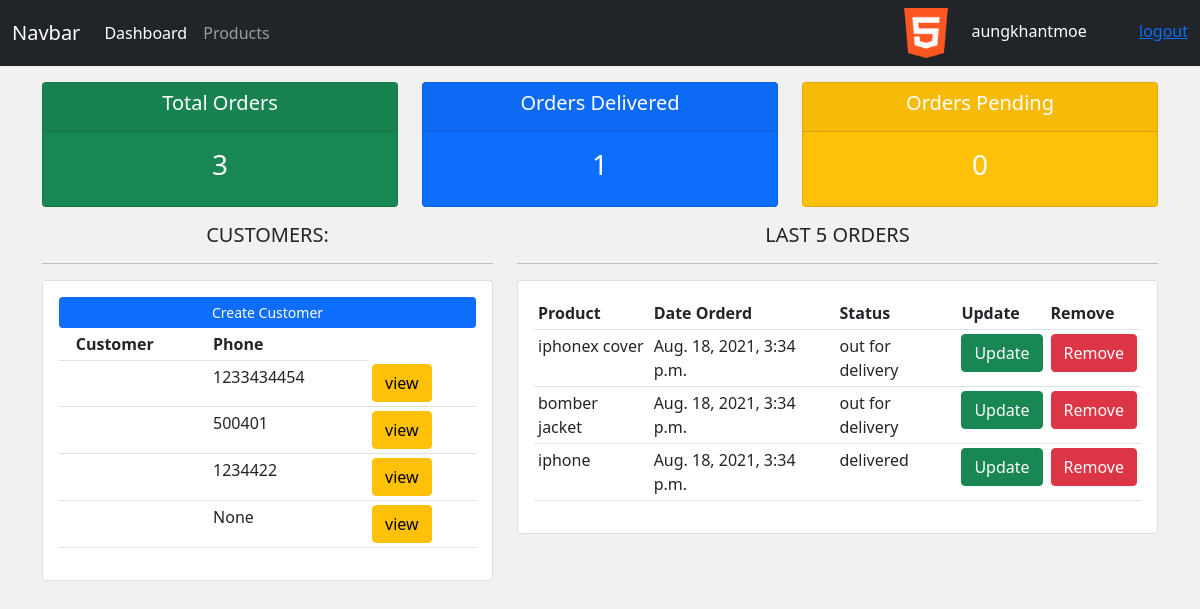
The app's page / (signed in) with its own data.
### accounts/models.py (models this page shows, shortened)
class Customer(models.Model):
    user=models.OneToOneField(User,on_delete=models.CASCADE,null=True)
    profile_pic=models.ImageField(null=True,blank=True,upload_to='static/profiles')
    email=models.CharField(max_length=200,null=True)
    phone=models.CharField(max_length=200,null=True)
    created_at=models.DateTimeField(auto_now_add=True)

class Order(models.Model):
    status=(
        ('pending','Pending'),
        ('out for delivery','Out for Delivery'),
        ('delivered','Delievered')
    )
    customer=models.ForeignKey(Customer,null=True,on_delete=models.SET_NULL)
    product=models.ForeignKey(Product,null=True,on_delete=models.SET_NULL)
    created_at=models.DateTimeField(auto_now_add=True)
    status=models.CharField(max_length=200,null=True,choices=status)

class Product(models.Model):
    category=(
        ('indoor','In Door'),
        ('outdoor','Out Door')
    )
    name=models.CharField(max_length=200,null=True)
    price=models.FloatField(null=True)
    category=models.CharField(max_length=200,null=True,choices=category)
    description=models.CharField(max_length=200,null=True,blank=True)
    created_at=models.DateTimeField(auto_now_add=True)
    tags=models.ManyToManyField(Tag)

### accounts/decorators.py (the view)
    def wrapper(request):
        if request.user.groups.first().name=='admin':
            return view_fun(request)
        if request.user.groups.first().name=='customer':
            return redirect('/customer_profile')

### accounts/views.py (called while the page is built)
@login_required(login_url='/login')
@admin_only
def dashboard(request):
    customers=Customer.objects.all()
    orders=Order.objects.all()
    total=orders.count()
    delivered=Order.objects.filter(status="delivered").count()
    pending=Order.objects.filter(status="pending").count()
    return render(request,'accounts/dashboard.html',{
        'customers':customers,
        'orders':orders,
        'total':total,
        'delivered':delivered,
        'pending':pending
    })

### accounts/templates/accounts/dashboard.html
{% extends 'accounts/master.html' %}
{% block content %}
<div class="row">
	<div class="col">
		<div class="col-md">
			<div class="card text-center text-white  mb-3 bg-success">
			  	<div class="card-header">
			  		<h5 class="card-title">Total Orders</h5>
			  	</div>
			  	<div class="card-body">
			    	<h3 class="card-title">{{total}}</h3>
			  	</div>
			</div>
		</div>
	</div>
	<div class="col">
		<div class="col-md">
			<div class="card text-center text-white  mb-3  bg-primary">
			  	<div class="card-header">
			  		<h5 class="card-title">Orders Delivered</h5>
			  	</div>
			  	<div class="card-body">
			    	<h3 class="card-title">{{delivered}}</h3>
			  	</div>
			</div>
		</div>
	</div>
	<div class="col">
		<div class="col-md">
			<div class="card text-center text-white  mb-3  bg-warning">
			  	<div class="card-header">
			  		<h5 class="card-title">Orders Pending</h5>
			  	</div>
			  	<div class="card-body">
			    	<h3 class="card-title">{{pending}}</h3>
			  	</div>
			</div>
		</div>
	</div>
</div>
<div class="row">
	<div class="col-md-5">
		<h5 class="text-center">CUSTOMERS:</h5>
		<hr>
		<div class="card card-body">
			<a class="btn btn-primary  btn-sm btn-block" href="">Create Customer</a>
			<table class="table table-sm">
				<tr>
					<th></th>
					<th>Customer</th>
					<th>Phone</th>
				</tr>
				{% for customer in customers  %}
				<tr>
						<td></td>
						<td>{{customer.name}}</td>
						<td>{{customer.phone}}</td>
						<td><a href="{%url 'customers.show' customer.id%}" class="btn btn-warning">view</a></td>
				</tr>
				{% endfor %}
			</table>
		</div>
	</div>
	<div class="col-md-7">
		<h5 class="text-center">LAST 5 ORDERS</h5>
		<hr>
		<div class="card card-body">
			<table class="table table-sm">
				<tr>
					<th>Product</th>
					<th>Date Orderd</th>
					<th>Status</th>
					<th>Update</th>
					<th>Remove</th>
				</tr>
				{% for order in orders  %}
				<tr>
					<td>{{order.product.name}}</td>
					<td>{{order.created_at}}</td>
					<td>{{order.status}}</td>
					<td><a href="{%url 'order.update' order.id%}" class="btn btn-success">Update</a></td>
					<td><a href="{%url 'order.delete' order.id%}" class="btn btn-danger">Remove</a><t/td>
				</tr>
				{% endfor %}
			</table>
		</div>
	</div>
</div>
{% endblock content %}

### accounts/templates/accounts/master.html (shortened to what this page needs)
<!DOCTYPE html>
{% load static %}
<html lang="en">
<head>
    <link href="https://cdn.jsdelivr.net/npm/bootstrap@5.1.0/dist/css/bootstrap.min.css" rel="stylesheet">
    <link rel="stylesheet" href={% static 'accounts/css/style.css' %}
</head>
<body>
    {% include 'accounts/components/navbar.html' %}
    <div class="container mt-3">
    {% block content %}{% endblock content %}
    </div>
</body>
</html>

### accounts/templates/accounts/components/navbar.html (shortened to what this page needs)
<nav class="navbar navbar-expand-lg navbar-dark bg-dark">
    <div class="container-fluid">
        <a class="navbar-brand" href="#">Navbar</a>
        {% if request.user.is_authenticated %}
        <div class="collapse navbar-collapse" id="navbarNav">
        <ul class="navbar-nav">
            <li class="nav-item">
                <a class="nav-link active" aria-current="page" href={% url 'dashboard' %}>Dashboard</a>
            </li>
            <li class="nav-item">
                <a class="nav-link" href= {% url 'products' %} >Products</a>
            </li>
        </ul>
        </div>
        {% endif %}
        {% if request.user.is_authenticated %}
            <div class="text-white">
                <img src="{{request.user.customer.profile_pic}}" width="50px" height="50px" style="border-radius=50%" class="me-3" >
                <span class="me-5">{{request.user.username}}</span>
                <a href="{% url 'userlogout'%}">logout</a>
            </div>
        {% else %}
            <div class="text-white me-5">
                <a href="{% url 'userlogin'%}" class="me-3">Login</a>
                <a href="{% url 'register' %}">Register</a>
            </div>
        {% endif %}
        </div>
</nav>

### accounts/static/accounts/css/style.css (style rules this page uses)
body { background-color:#f1f1f1; }

### records on screen
Customer: phone "1233434454"
Customer: phone "500401"
Customer: phone "1234422"
Customer: phone "None"
Order: product.name "iphonex cover", created_at "Aug. 18, 2021, 3:34 p.m.", status "out for delivery"
Order: product.name "bomber jacket", created_at "Aug. 18, 2021, 3:34 p.m.", status "out for delivery"
Order: product.name "iphone", created_at "Aug. 18, 2021, 3:34 p.m.", status "delivered"

### other values on screen
{{ request.user.username }} "aungkhantmoe"
{{ total }} "3"
{{ delivered }} "1"
{{ pending }} "0"
